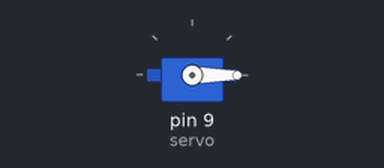
Recording of a sketch running on a simulated Arduino Uno, built with avr-gcc and run on an emulated ATmega328P. Shown: servo.

Above: at 0.05 s.
At 8.0 s:
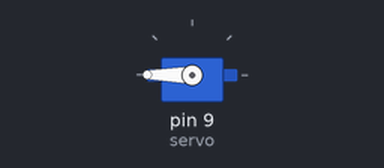
Timing chart, 0 to 10.4 s (numbered marks = the images above):
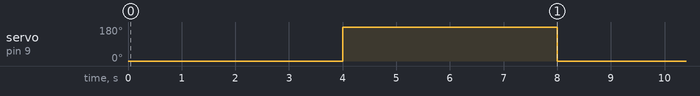

The sketch:

servoTest.ino
```cpp
#include <Servo.h>


Servo servo;

void setup() {
    servo.attach(9);

}
void loop() {
    servo.write(0);
    delay(4000);
    servo.write(180);
    delay(4000);

}
```

Measured:
- by itself, servo on pin 9 (servo): alternates 180° for 4.0 s and 0° for 4.0 s
